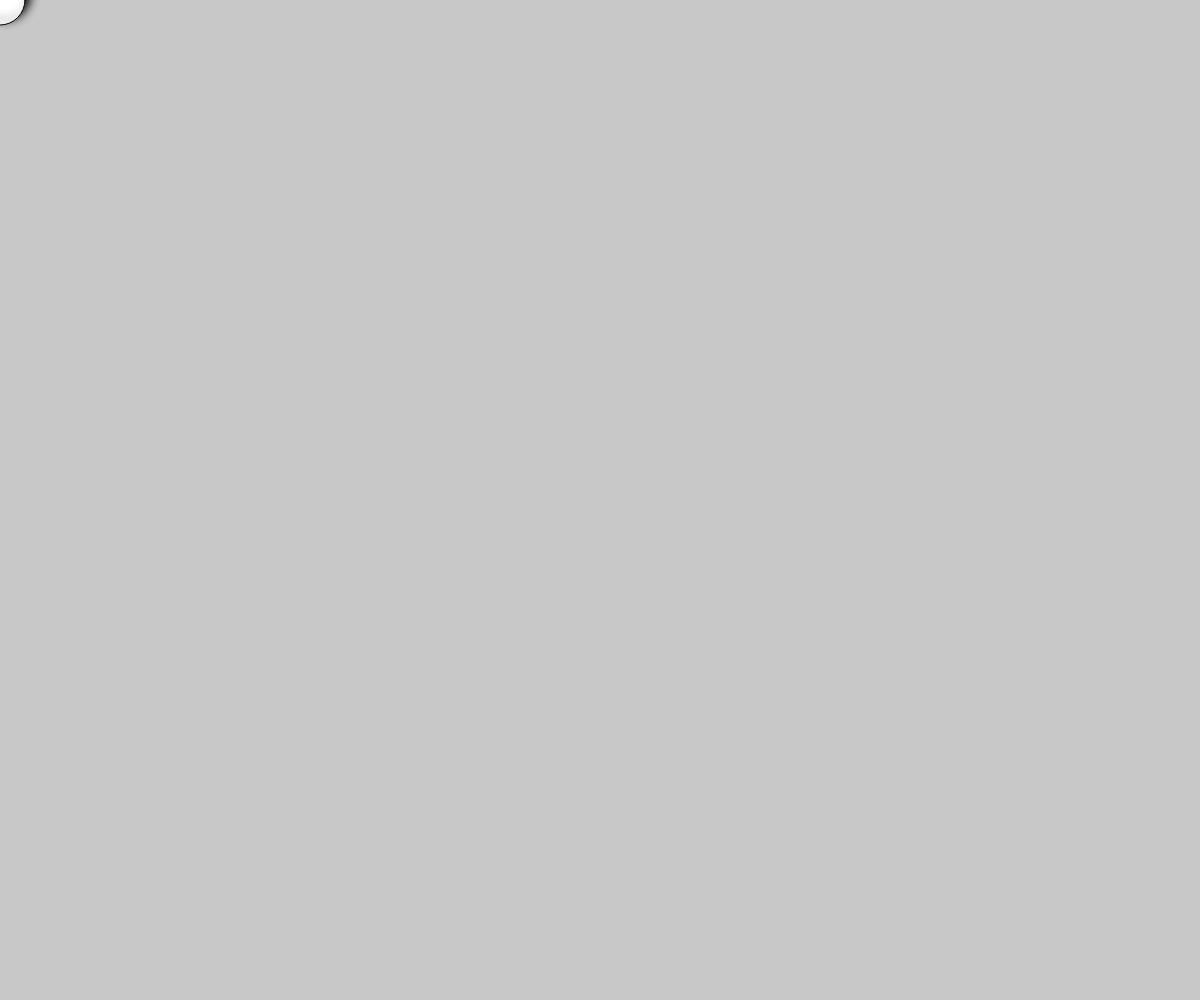
Frame 1 (no input)
Frame 60 (no input): identical to frame 1, image omitted
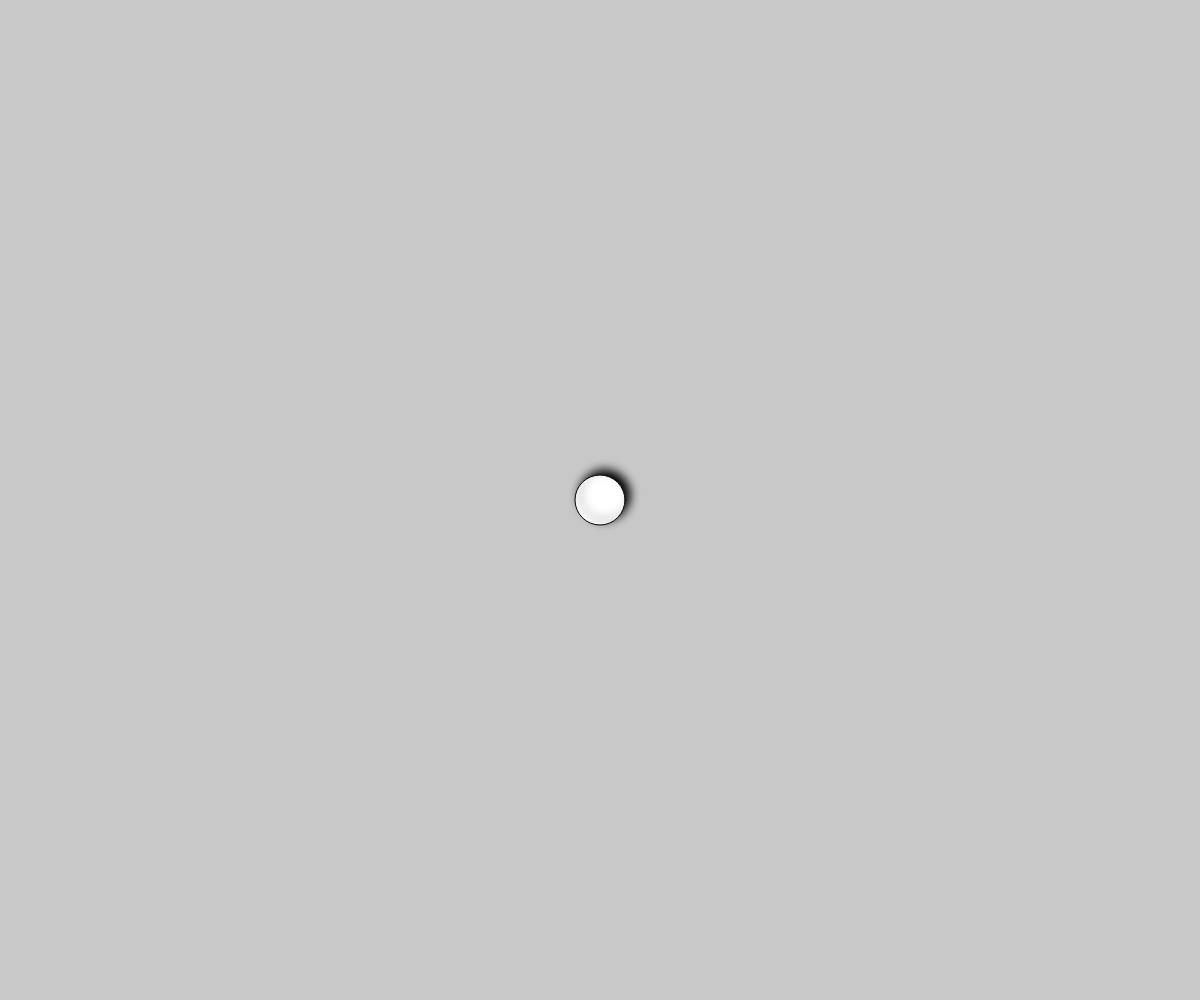
Frame 120 (the mouse pressed at the canvas centre since frame 60)

The p5.js sketch that drew these frames (run headless with seeded random() and noise() and a simulated clock; from frame 60 on, the mouse is pressed at the canvas centre):

// p5.js sketch
// ── sketch.js


function gameObject(posX, posY, obW, obH)
{
  this.posVec =  createVector(posX,posY);
  this.w = obH;
  this.h = obW;
}


function setup() {
 
// put setup code here
createCanvas(windowWidth,windowHeight)

drawingContext.shadowOffsetX = 5;
drawingContext.shadowOffsetY = -5;
drawingContext.shadowBlur = 10;
drawingContext.shadowColor = "black";
background(200);
}

 

function draw() {
 
// put drawing code here


background(200);
var x = mouseX;
var y = mouseY;

ellipse(x,y,50,50);

}

function isBoundOverlap(boundBox1,boundBox2)
{
 if(boundBox1["x"] > boundBox2["x"])
 {
 return 1;
 }
 else
 {
 return 0;
 } 
}


/*---old code---

if(100<x && 300 > x && 100<y && 300 > y)
{
fill(255,0,0);
}

---------------*/
